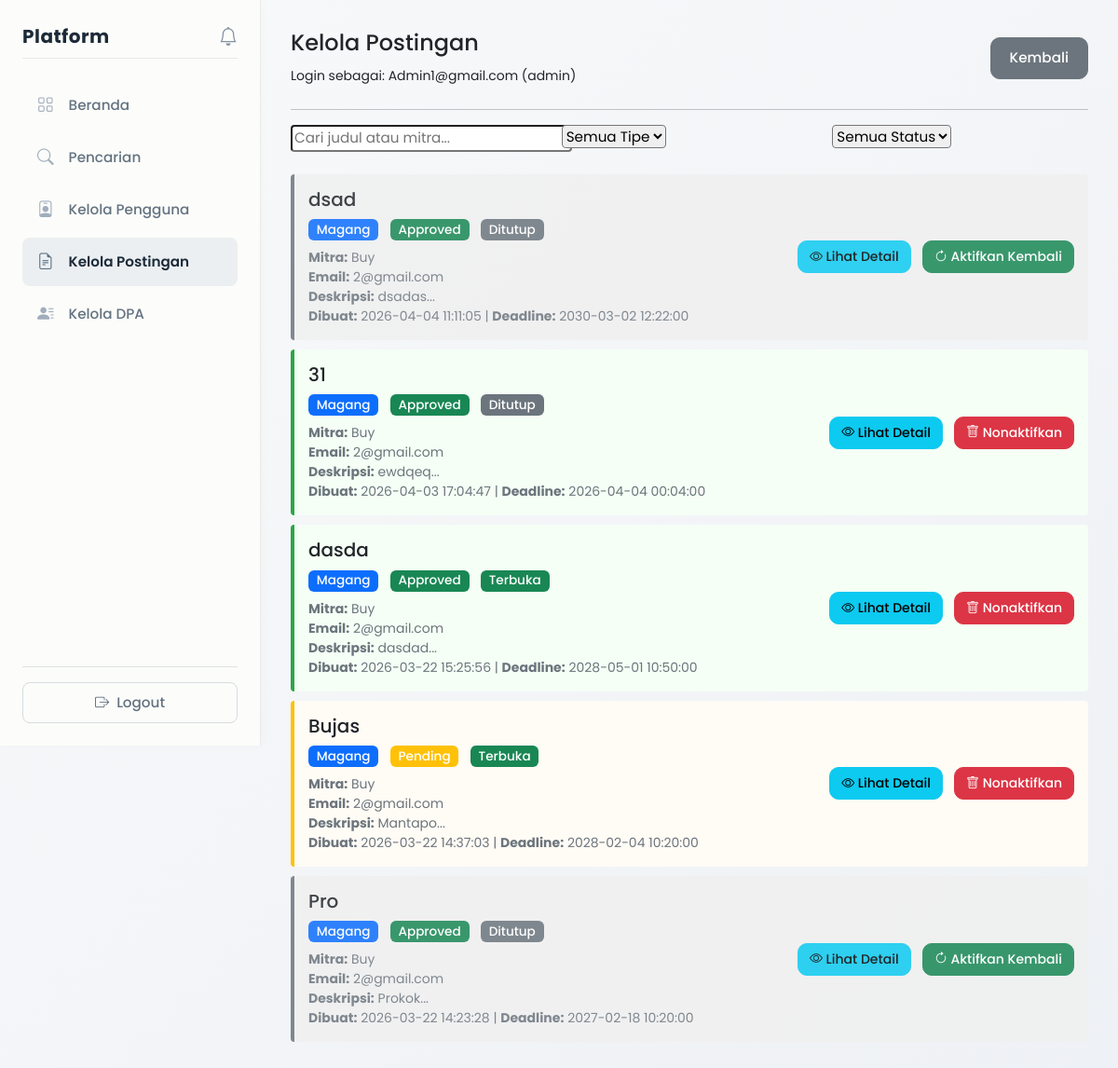
Screenshot of /views/admin/posts.php (signed in) with the database file from the repository.
### tables this page shows
CREATE TABLE `peluang` (
  `id` int NOT NULL,
  `mitra_id` int NOT NULL,
  `judul` varchar(150) NOT NULL,
  `deskripsi` text NOT NULL,
  `tipe` enum('magang','kursus') NOT NULL,
  `lokasi` varchar(100) DEFAULT NULL,
  `kuota` int DEFAULT '0',
  `min_ipk` decimal(3,2) DEFAULT '0.00',
  `min_semester` int DEFAULT '1',
  `fakultas` varchar(100) DEFAULT NULL,
  `deadline` datetime NOT NULL,
  `status` enum('pending','approved','rejected') DEFAULT 'approved',
  `created_at` timestamp NULL DEFAULT CURRENT_TIMESTAMP,
  `closed_at` timestamp NULL DEFAULT NULL
);

CREATE TABLE `mitra` (
  `id` int NOT NULL,
  `user_id` int NOT NULL,
  `nama_organisasi` varchar(150) DEFAULT NULL,
  `deskripsi` text,
  `kontak` varchar(100) DEFAULT NULL,
  `status_verifikasi` enum('pending','approved','rejected') DEFAULT 'pending'
);

CREATE TABLE `users` (
  `id` int NOT NULL,
  `email` varchar(100) NOT NULL,
  `password` varchar(255) NOT NULL,
  `role` enum('mahasiswa','mitra','admin','dpa') NOT NULL,
  `created_at` timestamp NULL DEFAULT CURRENT_TIMESTAMP,
  `status` enum('active','pending','inactive') DEFAULT 'active'
);

### views/admin/posts.php (the view, shortened to what this page needs)
<?php
include __DIR__ . '/../../config/database.php';
$query = "SELECT p.*, u.email as mitra_email, m.nama_organisasi
          FROM peluang p
          JOIN users u ON p.mitra_id = u.id
          LEFT JOIN mitra m ON u.id = m.user_id
          ORDER BY p.created_at DESC";
$stmt = mysqli_prepare($conn, $query);
mysqli_stmt_execute($stmt);
$result = mysqli_stmt_get_result($stmt);
$posts = [];
while ($row = mysqli_fetch_assoc($result)) {
    $posts[] = $row;
}
?>
<!DOCTYPE html>
<html>
<head>
    <link href="https://cdn.jsdelivr.net/npm/bootstrap@5.3.0/dist/css/bootstrap.min.css" rel="stylesheet">
    <link rel="stylesheet" href="https://cdn.jsdelivr.net/npm/bootstrap-icons@1.11.0/font/bootstrap-icons.css">
    <link rel="stylesheet" href="../../assets/css/global.css">
    <link rel="stylesheet" href="../../assets/css/layout.css">
    <link rel="stylesheet" href="../../assets/css/admin.css">
</head>
<body>
<div class="d-flex">
    <?php include __DIR__ . '/../layouts/sidebar.php'; ?>
    <div class="content">
        <div class="d-flex justify-content-between align-items-center mb-4">
            <div>
                <h4>Kelola Postingan</h4>
                <small>
                    Login sebagai: <?php echo htmlspecialchars($_SESSION['email']); ?> (admin)
                </small>
            </div>
            <a href="<?= BASE_URL ?>/views/dashboard.php" class="btn btn-secondary">Kembali</a>
        </div>
        <hr>
        <div class="mb-4">
            <div class="row g-3">
                <div class="col-md-4">
                    <input
                        type="text"
                        id="searchInput"
                        class="admin-form-control"
                        placeholder="Cari judul atau mitra..."
                    >
                </div>
                <div class="col-md-4">
                    <select id="typeFilter" class="admin-form-select">
                        <option value="">Semua Tipe</option>
                    </select>
                </div>
                <div class="col-md-4">
                    <select id="statusFilter" class="admin-form-select">
                        <option value="">Semua Status</option>
                    </select>
                </div>
            </div>
        </div>
        <?php if (empty($posts)): ?>
            <div class="alert alert-info">
                Belum ada postingan di sistem.
            </div>
        <?php else: ?>
            <div id="postsList">
                <?php foreach ($posts as $post): ?>
                    <?php
                    $current_date = date('Y-m-d H:i:s');
                    $is_manually_closed = !empty($post['closed_at']);
                    $is_deadline_passed = $post['deadline'] < $current_date;
                    $is_post_open = !$is_manually_closed && !$is_deadline_passed;
                    $status = $is_post_open ? 'Terbuka' : 'Ditutup';
                    $status_badge = $is_post_open ? 'bg-success' : 'bg-secondary';
                    $approval_status = ucfirst($post['status']);
                    $approval_badge = $post['status'] == 'approved' ? 'bg-success' : ($post['status'] == 'pending' ? 'bg-warning' : 'bg-danger');
                    $row_class = $is_manually_closed ? 'deactivated' : $post['status'];
                    $post_type = ucfirst(htmlspecialchars($post['tipe']));
                    $post_type_badge = $post['tipe'] == 'magang' ? 'bg-primary' : 'bg-info';
                    ?>
                    <div class="post-row <?= $row_class; ?>" data-type="<?= $post['tipe']; ?>" data-status="<?= $post['status']; ?>">
                        <div class="row align-items-center">
                            <div class="col-md-7">
                                <h5 class="mb-2">
                                    <?php echo htmlspecialchars($post['judul']); ?>
                                </h5>
                                <div class="mb-2">
                                    <span class="badge <?= $post_type_badge; ?> admin-status-badge me-2">
                                        <?php echo $post_type; ?>
                                    </span>
                                    <span class="badge <?= $approval_badge; ?> admin-status-badge me-2">
                                        <?php echo $approval_status; ?>
                                    </span>
                                    <span class="badge <?= $status_badge; ?> admin-status-badge">
                                        <?php echo $status; ?>
                                    </span>
                                </div>
                                <small class="text-muted d-block">
                                    <strong>Mitra:</strong> <?php echo htmlspecialchars($post['nama_organisasi'] ?? 'Unknown'); ?>
                                </small>
                                <small class="text-muted d-block">
                                    <strong>Email:</strong> <?php echo htmlspecialchars($post['mitra_email']); ?>
                                </small>
                                <small class="text-muted d-block">
                                    <strong>Deskripsi:</strong> <?php echo htmlspecialchars(substr($post['deskripsi'], 0, 100)); ?>...
                                </small>
                                <small class="text-muted d-block">
                                    <strong>Dibuat:</strong> <?php echo $post['created_at']; ?> |
                                    <strong>Deadline:</strong> <?php echo $post['deadline']; ?>
                                </small>
                            </div>
                            <div class="col-md-5 text-end">
                                <a href="<?= BASE_URL ?>/views/posts/detail.php?id=<?php echo $post['id']; ?>"
                                   class="btn btn-info btn-sm me-2"
                                   target="_blank">
                                    <i class="bi bi-eye"></i> Lihat Detail
                                </a>
                                <?php if ($is_manually_closed): ?>
                                    <button type="button"
                                            class="btn btn-success btn-sm"
                                            onclick="reactivatePost(<?php echo $post['id']; ?>, '<?php echo htmlspecialchars(addslashes($post['judul'])); ?>')">
                                        <i class="bi bi-arrow-clockwise"></i> Aktifkan Kembali
                                    </button>
                                <?php else: ?>
                                    <button type="button"
                                            class="btn btn-danger btn-sm"
                                            onclick="deactivatePost(<?php echo $post['id']; ?>, '<?php echo htmlspecialchars(addslashes($post['judul'])); ?>')">
                                        <i class="bi bi-trash"></i> Nonaktifkan
                                    </button>
                                <?php endif; ?>
                            </div>
                        </div>
                    </div>
                <?php endforeach; ?>
            </div>
        <?php endif; ?>
    </div>
</div>
</body>
</html>

### assets/css/global.css (style rules this page uses)
body { font-family: 'Poppins', sans-serif; background: linear-gradient(135deg, #f8f9fa, #eef1f5); margin: 0; padding: 0; }
.btn { border-radius: 10px; padding: 10px 20px; font-weight: 500; font-size: 0.95rem; }
.btn-sm { padding: 6px 12px; font-size: 0.875rem; }
.mb-2 { margin-bottom: 0.5rem !important; }
.mb-4 { margin-bottom: 1.5rem !important; }
.text-muted { color: #6c757d !important; }
.badge { font-size: 0.75rem; font-weight: 500; padding: 0.35em 0.65em; }

### assets/css/layout.css (style rules this page uses)
.content { margin-left: 280px; padding: 2rem; flex: 1; min-height: 100vh; }

### assets/css/admin.css (style rules this page uses)
.admin-status-badge { font-size: 0.85rem; font-weight: 500; }
.admin-form-select, .admin-form-control { font-size: 0.95rem; border-radius: 4px; }
.post-row { background-color: #f8f9fa; border-left: 4px solid #ccc; padding: 15px; margin-bottom: 10px; border-radius: 4px; transition: all 0.2s; }
.post-row.approved { border-left-color: #28a745; background-color: #f5fff5; }
.post-row.pending { border-left-color: #ffc107; background-color: #fffbf5; }
.post-row.deactivated { border-left-color: #6c757d; background-color: #f0f0f0; opacity: 0.85; }

### rows the page displays
peluang: judul "dsad", tipe "Magang", status "Approved", closed_at "Ditutup", mitra.nama_organisasi "Buy", mitra.email "2@gmail.com", deskripsi "dsadas", created_at "2026-04-04 11:11:05", deadline "2030-03-02 12:22:00"
peluang: judul "31", tipe "Magang", status "Approved", status "Ditutup", mitra.nama_organisasi "Buy", mitra.email "2@gmail.com", deskripsi "ewdqeq", created_at "2026-04-03 17:04:47", deadline "2026-04-04 00:04:00"
peluang: judul "dasda", tipe "Magang", status "Approved", status "Terbuka", mitra.nama_organisasi "Buy", mitra.email "2@gmail.com", deskripsi "dasdad", created_at "2026-03-22 15:25:56", deadline "2028-05-01 10:50:00"
peluang: judul "Bujas", tipe "Magang", status "Pending", status "Terbuka", mitra.nama_organisasi "Buy", mitra.email "2@gmail.com", deskripsi "Mantapo", created_at "2026-03-22 14:37:03", deadline "2028-02-04 10:20:00"
peluang: judul "Pro", tipe "Magang", status "Approved", closed_at "Ditutup", mitra.nama_organisasi "Buy", mitra.email "2@gmail.com", deskripsi "Prokok", created_at "2026-03-22 14:23:28", deadline "2027-02-18 10:20:00"

### other values shown
$_SESSION['email'] "Admin1@gmail.com"
